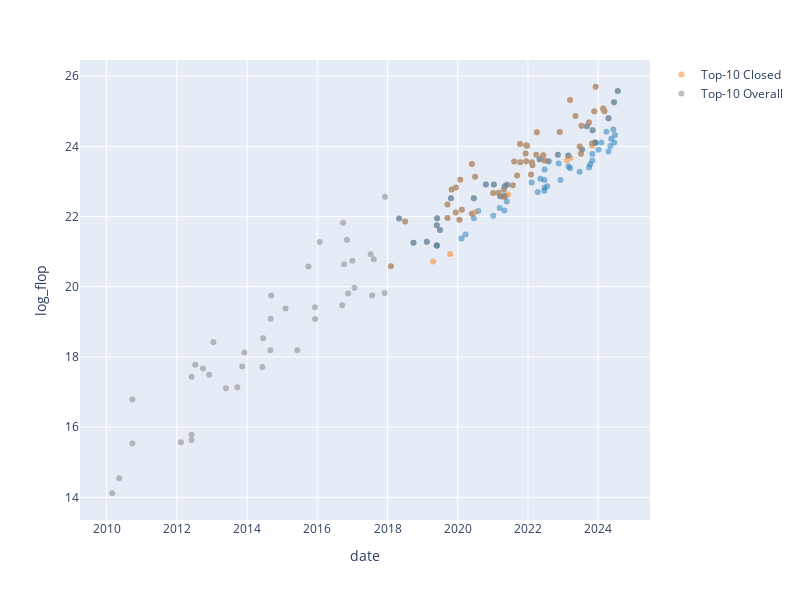

Source (notebook cell):
### Code cell
open_df = df_filtered[df_filtered['category'] == 'Open']
closed_df = df_filtered[df_filtered['category'] == 'Closed']
fig = px.scatter(open_df, x='date', y='log_flop', 
                 opacity=0.5, color_discrete_sequence=[colors['open']], hover_data=['System'],
                 labels={'x': 'Date', 'y': 'Log FLOP'})
fig.add_scatter(x=closed_df['date'], 
                y=closed_df['log_flop'], hoverinfo='text', text=closed_df['System'],
                mode='markers', opacity=0.5, marker=dict(color=colors['closed']), 
                name=f'Top-{top_n} Closed')
recent_top_models_df = top_models_df[top_models_df['date'] > pd.to_datetime('2010-01-01')]
fig.add_scatter(x=recent_top_models_df['date'], 
                y=recent_top_models_df['log_flop'], hoverinfo='text', text=recent_top_models_df['System'],
                mode='markers', opacity=0.5, marker=dict(color='grey'),
                name=f'Top-{top_n} Overall')
fig.update_layout(
    width=800,
    height=600,
)

fig.show()

### Figure 1 — Plotly figure (JSON) as saved in the notebook; plotly's stock layout.template omitted (floating-point values rounded to 4 significant figures)
{"data": [{"customdata": [["ResNeXt-101 32x48d"], ["BigGAN-deep 512x512"], ["GPT-2 (1.5B)"], ["MnasNet-A1 + SSDLite"], ["MnasNet-A3"], ["Grover-Mega"], ["XLNet"], ["RoBERTa Large"], ["T5-11B"], ["ALBERT-xxlarge"], ["ELECTRA"], ["iGPT-L"], ["iGPT-XL"], ["mBART-50"], ["mT5-XXL"], ["CLIP (ViT L/14@336px)"], ["Switch"], ["ResNet-RS"], ["GLM-10B"], ["GPT-J-6B"], ["ProtBERT-BFD"], ["ProtT5-XXL-BFD"], ["ProtT5-XXL"], ["CogView"], ["ByT5-XXL"], ["GPT-NeoX-20B"], ["Stable Diffusion (LDM-KL-8-G)"], ["OPT-175B"], ["UL2"], ["OPT-30B"], ["OPT-66B"], ["CodeGeeX"], ["YaLM"], ["ESM2-15B"], ["GLM-130B"], ["BLOOM-176B"], ["Galactica"], ["Whisper v2"], ["LLaMA-65B"], ["LLaMA-33B"], ["Falcon-40B"], ["MPT-30B (base)"], ["Llama 2-70B"], ["Falcon-180B"], ["Qwen-14B"], ["CodeFuse-13B"], ["DeepSeek Coder 33B"], ["Yi-34B"], ["Grok-1"], ["Qwen-72B"], ["XVERSE-65B-2"], ["DeepSeek LLM 67B"], ["Qwen1.5 72B"], ["DBRX"], ["Llama 3-70B"], ["Llama 3-8B"], ["DeepSeek-V2"], ["Chameleon-34B"], ["Qwen2-72B"], ["Nemotron-4 340B"], ["DeepSeek-Coder-V2 236B"], ["Gemma 2 27B"], ["Llama 3.1-405B"]], "hovertemplate": "date=%{x}<br>log_flop=%{y}<br>System=%{customdata[0]}<extra></extra>", "legendgroup": "", "marker": {"color": "#1f77b4", "opacity": 0.5, "symbol": "circle"}, "mode": "markers", "name": "", "orientation": "v", "showlegend": false, "type": "scatter", "x": ["2018-05-02T00:00:00", "2018-09-28T00:00:00", "2019-02-14T00:00:00", "2019-05-29T00:00:00", "2019-05-29T00:00:00", "2019-05-29T00:00:00", "2019-06-01T00:00:00", "2019-07-01T00:00:00", "2019-10-23T00:00:00", "2020-02-09T00:00:00", "2020-03-23T00:00:00", "2020-06-17T00:00:00", "2020-06-17T00:00:00", "2020-08-02T00:00:00", "2020-10-20T00:00:00", "2021-01-05T00:00:00", "2021-01-11T00:00:00", "2021-03-13T00:00:00", "2021-03-18T00:00:00", "2021-05-01T00:00:00", "2021-05-04T00:00:00", "2021-05-04T00:00:00", "2021-05-04T00:00:00", "2021-05-26T00:00:00", "2021-05-28T00:00:00", "2022-02-09T00:00:00", "2022-04-13T00:00:00", "2022-05-02T00:00:00", "2022-05-10T00:00:00", "2022-06-21T00:00:00", "2022-06-21T00:00:00", "2022-06-22T00:00:00", "2022-06-23T00:00:00", "2022-07-21T00:00:00", "2022-08-04T00:00:00", "2022-11-08T00:00:00", "2022-11-16T00:00:00", "2022-12-05T00:00:00", "2023-02-24T00:00:00", "2023-02-27T00:00:00", "2023-03-15T00:00:00", "2023-06-22T00:00:00", "2023-07-18T00:00:00", "2023-09-06T00:00:00", "2023-09-28T00:00:00", "2023-10-10T00:00:00", "2023-11-02T00:00:00", "2023-11-02T00:00:00", "2023-11-04T00:00:00", "2023-11-30T00:00:00", "2023-12-08T00:00:00", "2024-01-05T00:00:00", "2024-02-04T00:00:00", "2024-03-27T00:00:00", "2024-04-18T00:00:00", "2024-04-18T00:00:00", "2024-05-07T00:00:00", "2024-05-16T00:00:00", "2024-06-07T00:00:00", "2024-06-14T00:00:00", "2024-06-17T00:00:00", "2024-06-24T00:00:00", "2024-07-23T00:00:00"], "xaxis": "x", "y": [21.94, 21.26, 21.28, 21.18, 21.18, 21.76, 21.95, 21.62, 22.52, 21.38, 21.49, 21.95, 22.52, 22.16, 22.91, 22.02, 22.91, 22.25, 22.58, 22.18, 22.59, 22.57, 22.87, 22.43, 22.91, 22.97, 22.7, 23.63, 23.08, 22.73, 23.04, 22.82, 23.34, 22.87, 23.58, 23.76, 23.51, 23.04, 23.74, 23.44, 23.38, 23.28, 23.91, 24.58, 23.4, 23.49, 23.6, 23.79, 24.46, 24.11, 24.1, 23.91, 24.11, 24.41, 24.8, 23.86, 24.01, 24.22, 24.48, 25.26, 24.11, 24.32, 25.58], "yaxis": "y"}, {"hoverinfo": "text", "marker": {"color": "#ff7f0e"}, "mode": "markers", "name": "Top-10 Closed", "opacity": 0.5, "text": ["AmoebaNet-A (F=448)", "FTW", "BERT-Large-CAS (PTB+WT2+WT103)", "Megatron-BERT", "Megatron-LM (8.3B)", "Rubik's cube ADR robot", "AlphaStar", "OpenAI Five Rerun", "OpenAI Five", "ContextNet + Noisy Student", "Meena", "Turing-NLG", "GPT3-6.7B (rerun of original)", "GPT-3 175B (davinci)", "GShard (600B)", "GShard (dense)", "DALL-E", "Meta Pseudo Labels", "PLUG", "PanGu-α", "CoAtNet", "GOAT", "Jurassic-1-Jumbo", "HyperCLOVA 82B", "Megatron-Turing NLG 530B", "Yuan 1.0", "Gopher (280B)", "GLaM", "EXAONE 1.0", "ERNIE 3.0 Titan", "AlphaCode", "LaMDA", "ST-MoE", "Chinchilla", "PaLM (540B)", "BIG-G 137B", "Parti", "GPT-3.5 (text-davinci-003)", "ViT-22B", "GPT-4", "PanGu-Σ", "PaLM 2", "Inflection-1", "xTrimoPGLM -100B", "Claude 2", "Amazon Titan", "Mi:dm 200B", "BlueLM 175B", "Inflection-2", "Gemini 1.0 Ultra", "MegaScale (Production)", "Mistral Large", "Inflection-2.5"], "type": "scatter", "x": ["2018-02-05T00:00:00", "2018-07-03T00:00:00", "2019-04-20T00:00:00", "2019-09-17T00:00:00", "2019-09-17T00:00:00", "2019-10-15T00:00:00", "2019-10-30T00:00:00", "2019-12-13T00:00:00", "2019-12-13T00:00:00", "2020-01-19T00:00:00", "2020-01-28T00:00:00", "2020-02-13T00:00:00", "2020-05-28T00:00:00", "2020-05-28T00:00:00", "2020-06-30T00:00:00", "2020-06-30T00:00:00", "2021-01-05T00:00:00", "2021-03-01T00:00:00", "2021-04-19T00:00:00", "2021-04-25T00:00:00", "2021-06-09T00:00:00", "2021-07-27T00:00:00", "2021-08-11T00:00:00", "2021-09-10T00:00:00", "2021-10-11T00:00:00", "2021-10-12T00:00:00", "2021-12-08T00:00:00", "2021-12-13T00:00:00", "2021-12-14T00:00:00", "2021-12-23T00:00:00", "2022-02-02T00:00:00", "2022-02-10T00:00:00", "2022-02-17T00:00:00", "2022-03-29T00:00:00", "2022-04-04T00:00:00", "2022-06-09T00:00:00", "2022-06-22T00:00:00", "2022-11-28T00:00:00", "2023-02-10T00:00:00", "2023-03-15T00:00:00", "2023-03-20T00:00:00", "2023-05-10T00:00:00", "2023-06-23T00:00:00", "2023-07-06T00:00:00", "2023-07-11T00:00:00", "2023-09-28T00:00:00", "2023-10-31T00:00:00", "2023-11-02T00:00:00", "2023-11-22T00:00:00", "2023-12-06T00:00:00", "2024-02-23T00:00:00", "2024-02-26T00:00:00", "2024-03-07T00:00:00"], "y": [20.59, 21.86, 20.72, 22.34, 21.96, 20.93, 22.77, 22.11, 22.83, 21.91, 23.05, 22.2, 22.08, 23.5, 22.12, 23.14, 22.67, 22.68, 22.56, 22.77, 22.63, 22.89, 23.57, 23.17, 24.07, 23.55, 23.8, 23.57, 24.03, 24.02, 23.2, 23.55, 23.46, 23.76, 24.4, 23.75, 23.6, 24.41, 23.6, 25.32, 23.67, 24.87, 24.0, 23.79, 24.59, 24.68, 24.08, 24.02, 25.0, 25.7, 25.08, 25.05, 25.0]}, {"hoverinfo": "text", "marker": {"color": "grey"}, "mode": "markers", "name": "Top-10 Overall", "opacity": 0.5, "text": ["6-layer MLP (MNIST)", "Feedforward NN", "KN5 LM + RNN 400/10 (WSJ)", "RNN 500/10 + RT09 LM (NIST RT05)", "MCDNN (MNIST)", "Dropout (ImageNet)", "Dropout (CIFAR)", "Dropout (MNIST)", "Unsupervised High-level Feature Learner", "AlexNet", "DistBelief Speech", "DistBelief NNLM", "ReLU-Speech", "Mitosis", "Visualizing CNNs", "TransE", "GANs", "SPPNet", "RNNsearch-50*", "VGG16", "Seq2Seq LSTM", "MSRA (C, PReLU)", "GoogLeNet / InceptionV1", "AlphaGo Fan", "DeepSpeech2 (English)", "ResNet-152 (ImageNet)", "AlphaGo Lee", "ResNet-200", "GNMT", "Xception", "NASv3 (CIFAR-10)", "PolyNet", "Libratus", "MoE-Multi", "JFT", "ConvS2S (ensemble of 8 models)", "OpenAI TI7 DOTA 1v1", "PNASNet-5", "AlphaZero", "AmoebaNet-A (F=448)", "ResNeXt-101 32x48d", "FTW", "BigGAN-deep 512x512", "GPT-2 (1.5B)", "MnasNet-A1 + SSDLite", "Grover-Mega", "XLNet", "RoBERTa Large", "Megatron-BERT", "Megatron-LM (8.3B)", "T5-11B", "AlphaStar", "OpenAI Five Rerun", "OpenAI Five", "ContextNet + Noisy Student", "Meena", "Turing-NLG", "GPT-3 175B (davinci)", "GPT3-6.7B (rerun of original)", "iGPT-XL", "GShard (dense)", "mT5-XXL", "DALL-E", "Switch", "Meta Pseudo Labels", "GLM-10B", "PanGu-α", "ProtT5-XXL", "ByT5-XXL", "GOAT", "Jurassic-1-Jumbo", "HyperCLOVA 82B", "Megatron-Turing NLG 530B", "Yuan 1.0", "Gopher (280B)", "GLaM", "EXAONE 1.0", "ERNIE 3.0 Titan", "AlphaCode", "LaMDA", "ST-MoE", "Chinchilla", "PaLM (540B)", "OPT-175B", "BIG-G 137B", "Parti", "GLM-130B", "BLOOM-176B", "GPT-3.5 (text-davinci-003)", "LLaMA-65B", "GPT-4", "PaLM 2", "Inflection-1", "xTrimoPGLM -100B", "Claude 2", "Llama 2-70B", "Falcon-180B", "Amazon Titan", "Mi:dm 200B", "Grok-1", "Inflection-2", "Qwen-72B", "Gemini 1.0 Ultra", "MegaScale (Production)", "Mistral Large", "Inflection-2.5", "Llama 3-70B", "Nemotron-4 340B", "Llama 3.1-405B"], "type": "scatter", "x": ["2010-03-01T00:00:00", "2010-05-13T00:00:00", "2010-09-26T00:00:00", "2010-09-26T00:00:00", "2012-02-13T00:00:00", "2012-06-03T00:00:00", "2012-06-03T00:00:00", "2012-06-03T00:00:00", "2012-07-12T00:00:00", "2012-09-30T00:00:00", "2012-12-03T00:00:00", "2013-01-16T00:00:00", "2013-05-26T00:00:00", "2013-09-22T00:00:00", "2013-11-12T00:00:00", "2013-12-05T00:00:00", "2014-06-10T00:00:00", "2014-06-18T00:00:00", "2014-09-01T00:00:00", "2014-09-04T00:00:00", "2014-09-10T00:00:00", "2015-02-06T00:00:00", "2015-06-07T00:00:00", "2015-10-01T00:00:00", "2015-12-08T00:00:00", "2015-12-10T00:00:00", "2016-01-27T00:00:00", "2016-09-17T00:00:00", "2016-09-26T00:00:00", "2016-10-07T00:00:00", "2016-11-05T00:00:00", "2016-11-17T00:00:00", "2017-01-01T00:00:00", "2017-01-23T00:00:00", "2017-07-10T00:00:00", "2017-07-25T00:00:00", "2017-08-11T00:00:00", "2017-12-02T00:00:00", "2017-12-05T00:00:00", "2018-02-05T00:00:00", "2018-05-02T00:00:00", "2018-07-03T00:00:00", "2018-09-28T00:00:00", "2019-02-14T00:00:00", "2019-05-29T00:00:00", "2019-05-29T00:00:00", "2019-06-01T00:00:00", "2019-07-01T00:00:00", "2019-09-17T00:00:00", "2019-09-17T00:00:00", "2019-10-23T00:00:00", "2019-10-30T00:00:00", "2019-12-13T00:00:00", "2019-12-13T00:00:00", "2020-01-19T00:00:00", "2020-01-28T00:00:00", "2020-02-13T00:00:00", "2020-05-28T00:00:00", "2020-05-28T00:00:00", "2020-06-17T00:00:00", "2020-06-30T00:00:00", "2020-10-20T00:00:00", "2021-01-05T00:00:00", "2021-01-11T00:00:00", "2021-03-01T00:00:00", "2021-03-18T00:00:00", "2021-04-25T00:00:00", "2021-05-04T00:00:00", "2021-05-28T00:00:00", "2021-07-27T00:00:00", "2021-08-11T00:00:00", "2021-09-10T00:00:00", "2021-10-11T00:00:00", "2021-10-12T00:00:00", "2021-12-08T00:00:00", "2021-12-13T00:00:00", "2021-12-14T00:00:00", "2021-12-23T00:00:00", "2022-02-02T00:00:00", "2022-02-10T00:00:00", "2022-02-17T00:00:00", "2022-03-29T00:00:00", "2022-04-04T00:00:00", "2022-05-02T00:00:00", "2022-06-09T00:00:00", "2022-06-22T00:00:00", "2022-08-04T00:00:00", "2022-11-08T00:00:00", "2022-11-28T00:00:00", "2023-02-24T00:00:00", "2023-03-15T00:00:00", "2023-05-10T00:00:00", "2023-06-23T00:00:00", "2023-07-06T00:00:00", "2023-07-11T00:00:00", "2023-07-18T00:00:00", "2023-09-06T00:00:00", "2023-09-28T00:00:00", "2023-10-31T00:00:00", "2023-11-04T00:00:00", "2023-11-22T00:00:00", "2023-11-30T00:00:00", "2023-12-06T00:00:00", "2024-02-23T00:00:00", "2024-02-26T00:00:00", "2024-03-07T00:00:00", "2024-04-18T00:00:00", "2024-06-14T00:00:00", "2024-07-23T00:00:00"], "y": [14.12, 14.54, 16.79, 15.53, 15.57, 17.44, 15.63, 15.78, 17.78, 17.67, 17.49, 18.42, 17.11, 17.14, 17.73, 18.13, 17.71, 18.53, 18.19, 19.09, 19.75, 19.38, 18.19, 20.58, 19.41, 19.08, 21.28, 19.47, 21.82, 20.64, 21.34, 19.81, 20.74, 19.97, 20.93, 19.75, 20.78, 19.82, 22.56, 20.59, 21.94, 21.86, 21.26, 21.28, 21.18, 21.76, 21.95, 21.62, 22.34, 21.96, 22.52, 22.77, 22.11, 22.83, 21.91, 23.05, 22.2, 23.5, 22.08, 22.52, 23.14, 22.91, 22.67, 22.91, 22.68, 22.58, 22.77, 22.87, 22.91, 22.89, 23.57, 23.17, 24.07, 23.55, 23.8, 23.57, 24.03, 24.02, 23.2, 23.55, 23.46, 23.76, 24.4, 23.63, 23.75, 23.6, 23.58, 23.76, 24.41, 23.74, 25.32, 24.87, 24.0, 23.79, 24.59, 23.91, 24.58, 24.68, 24.08, 24.46, 25.0, 24.11, 25.7, 25.08, 25.05, 25.0, 24.8, 25.26, 25.58]}], "layout": {"height": 600, "legend": {"tracegroupgap": 0}, "margin": {"t": 60}, "width": 800, "xaxis": {"anchor": "y", "domain": [0, 1], "title": {"text": "date"}}, "yaxis": {"anchor": "x", "domain": [0, 1], "title": {"text": "log_flop"}}}}
